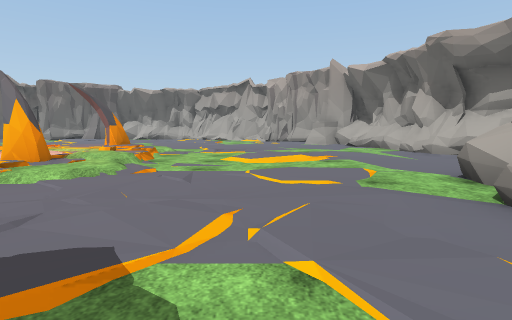
view 1 (above)

17 first-person views from a walk through a Unity game level. The camera is 1.4 m above the floor, tilts 6° down and sees 80° across. The floor is counted in squares, 2 m on a side. Each view is taken from the middle of a square. On the plan, view 1 faces up. The plan holds only what a view shows up to about 10 squares ahead; the rest is blank. The place goes on beyond the plan. The player character is not drawn. Some surface patterns are stand-ins.

view 2
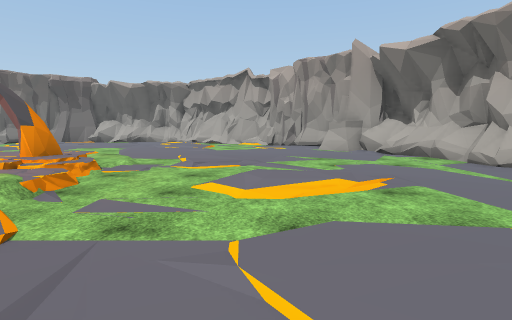

view 3
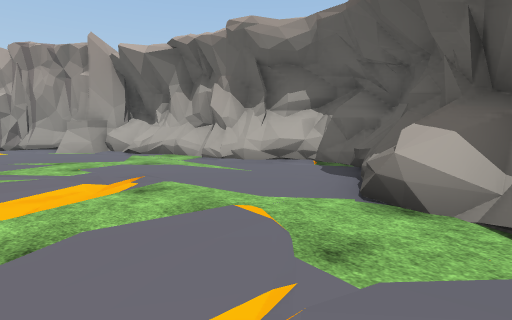

view 4
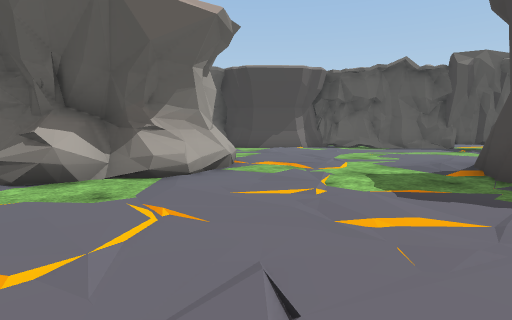

view 5
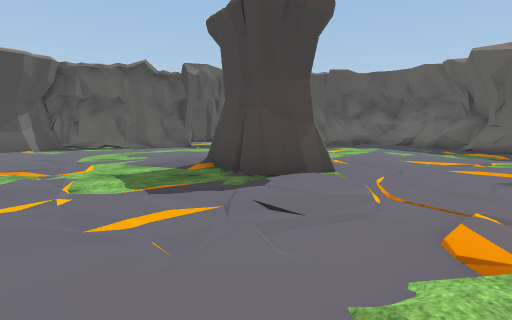

view 6
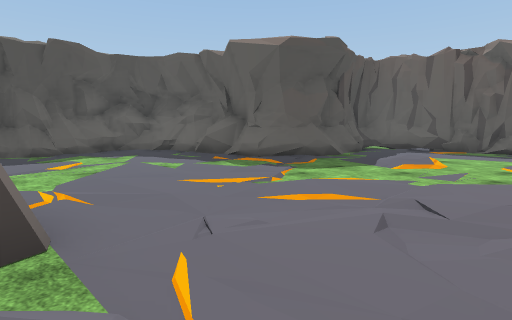

view 7
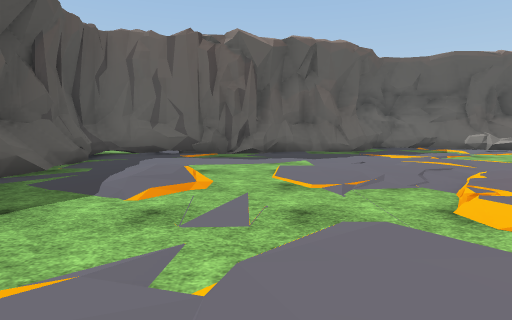

view 8
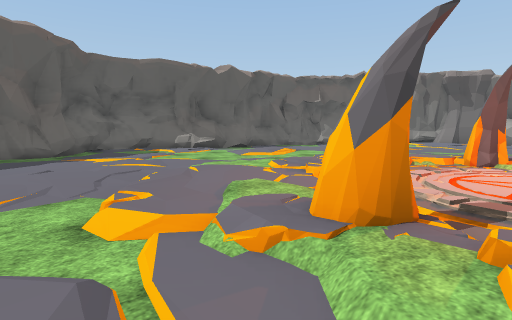

view 9
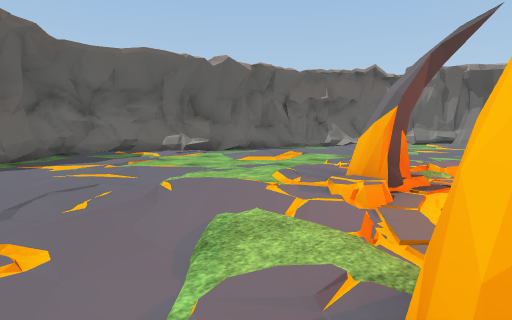

view 10
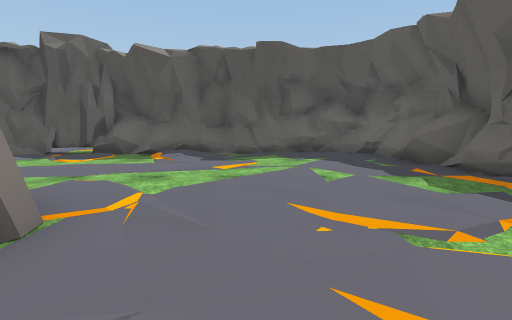

view 11
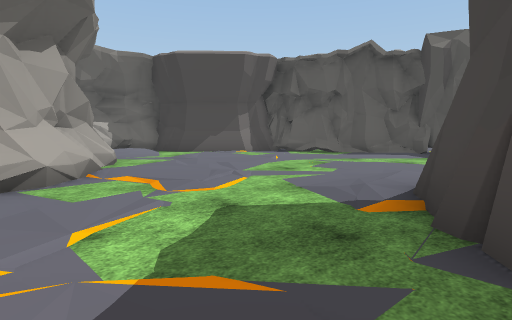

view 12
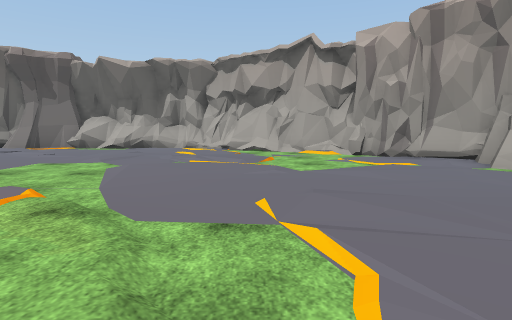

view 13
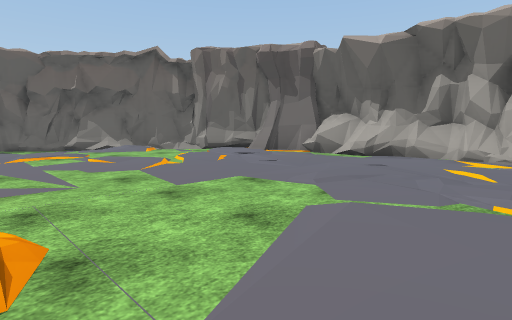

view 14
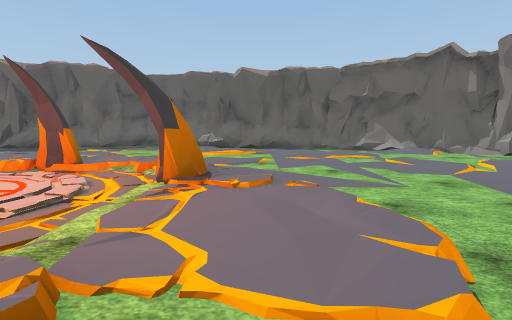

view 15
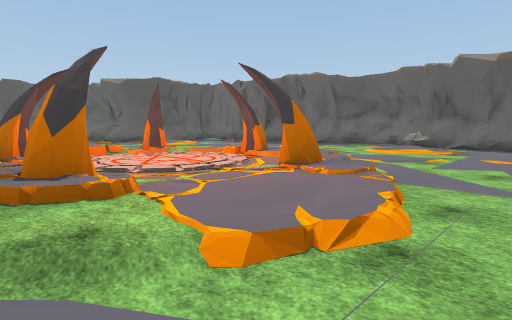

view 16
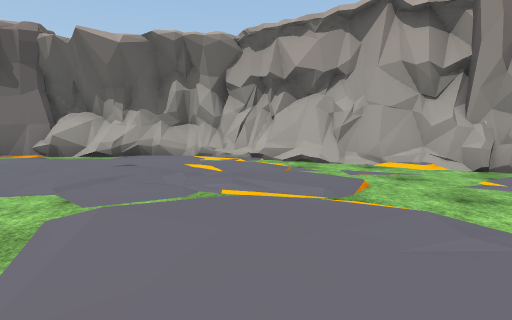

view 17
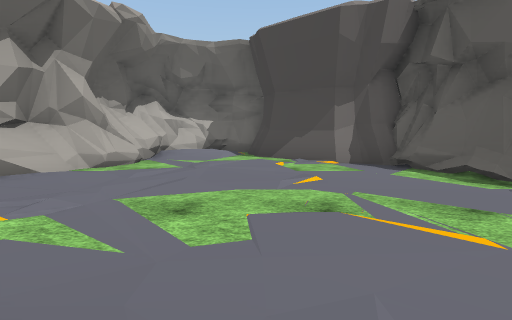

### Floor plan
Key: @ floor where view 1 was taken; # wall or solid block; x gap in a wall; . main floor; : floor 0.25 m higher than the main floor; + floor 0.5 m higher than the main floor; / step, stairs or slope; ^ raised ledge; R rock; O other object.
Columns run from 18 left of view 1 to 9 right of it. Each row starts with its distance up from view 1.
 20        RR #  #
 19        O #######
 18       OOR../...###
 17       #/::....../##
 16      #/........././OO
 15     ##/........:/...OOO
 14     #/.........//....OOO
 13    ##.//............/O#O
 12    #..................#
 11    #........///.......##
 10    #../...//:::/.......#
  9   ##. /../ #////.:/....#
  8  ##/.//.. ..//#/.......##
  7 ##///.../##::/ :..//....#:
  6 ##......:##::: +../.....#.
  5 .#^.....::/.:.x:/.....^##
  4   #.....::/#/  /.....^#
  3   #......./// //.....##
  2   ##.......:/.//.....#
  1    #...........:.....##
  0    O...///.....RR.@//.#####
 -1    #...//......##R/......:##
 -2    #............R//...././#
 -3    .#####/.......//..../.##
 -4         ##..............##
 -5          #.............##
 -6          #/..../......##
 -7          #/....:....###
 -8          .#/##^###O##
 -9          .########

Where each view was taken, in squares from view 1:
view 1: 0 up, 0 right, facing up
view 2: 3 up, 0 right, facing up
view 3: 3 up, 0 right, facing up-right
view 4: 5 up, 2 left, facing down-right
view 5: 5 up, 2 left, facing down
view 6: 2 up, 3 left, facing down-left
view 7: 1 up, 6 left, facing left
view 8: 2 up, 6 left, facing up-left
view 9: 3 up, 7 left, facing up-left
view 10: 1 up, 5 left, facing down
view 11: 2 up, 2 left, facing down-right
view 12: 8 up, 2 left, facing up
view 13: 11 up, 3 left, facing up-left
view 14: 10 up, 3 left, facing left
view 15: 12 up, 3 left, facing down-left
view 16: 11 up, 3 left, facing up
view 17: 3 down, 1 left, facing right
